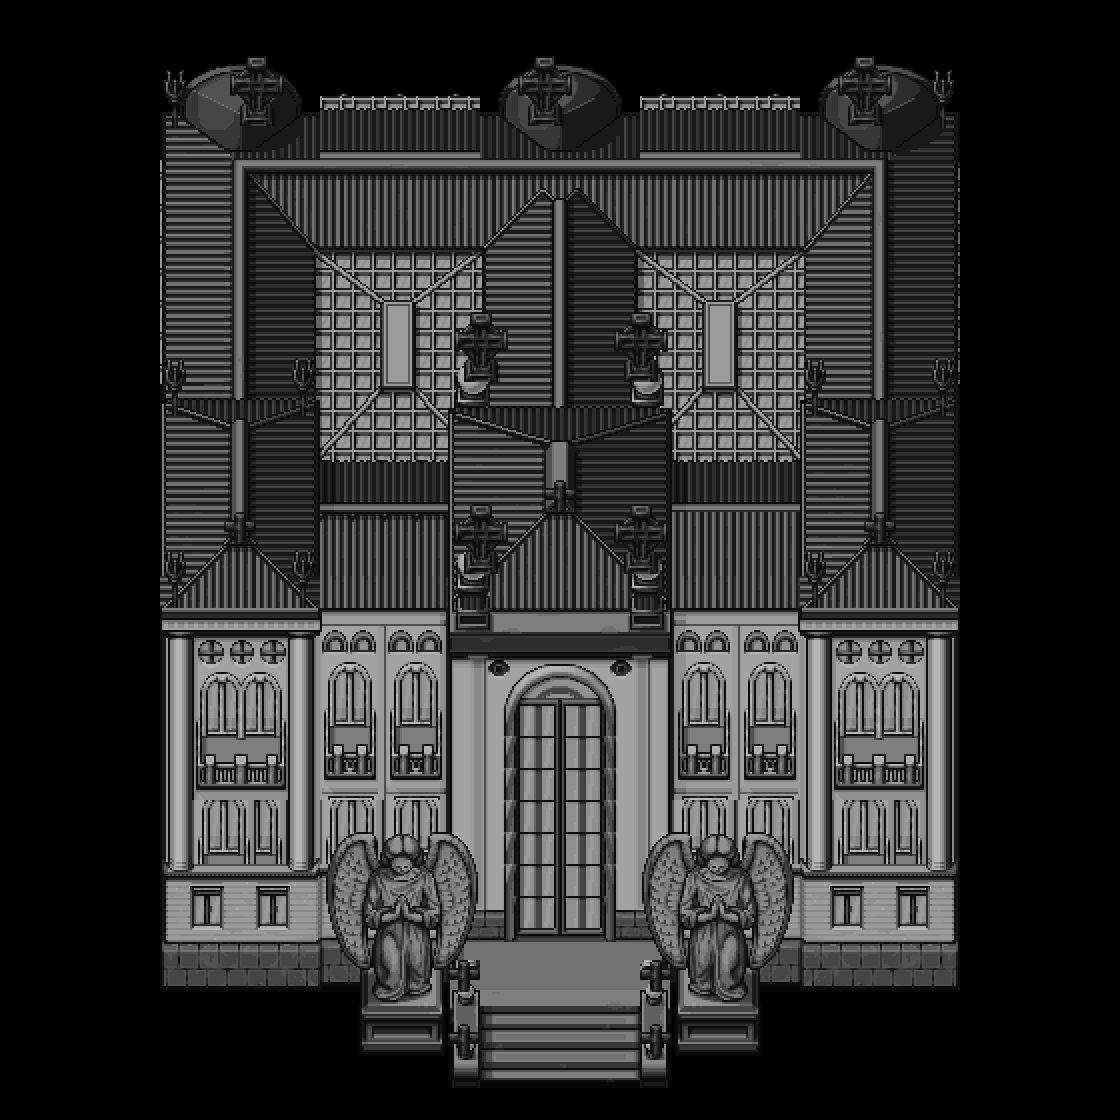

A level layout from a 2D game, rendered from its tile map. Below: a short description, then the map file with tile-grid data replaced by summaries:
An orthogonal 35x35 tile map with 32x32 px tiles, 4 tile layers (Objects -2, Objetcts -1, Objects, Objetcs 0), 5 tilesets.

<map version="1.10" tiledversion="1.11.0" orientation="orthogonal" renderorder="right-down" width="35" height="35" tilewidth="32" tileheight="32" infinite="0" nextlayerid="9" nextobjectid="1">
 <tileset firstgid="1" source="../Tileset TSX/GardenSprite.tsx" />
 <tileset firstgid="6273" source="../Tileset TSX/CityProps.tsx" />
 <tileset firstgid="13281" source="../Tileset TSX/Metros.tsx" />
 <tileset firstgid="19201" source="../Tileset TSX/GraveYardSprite.tsx" />
 <tileset firstgid="20481" source="../Tileset TSX/Military.tsx" />
 <layer id="3" name="Objects -2" width="35" height="35">
  <data>[1225 cells, 797 non-empty, 797 distinct tile ids]</data>
 </layer>
 <layer id="4" name="Objetcts -1" width="35" height="35">
  <data>[1225 cells, 219 non-empty, 45 distinct tile ids]</data>
 </layer>
 <layer id="5" name="Objects" width="35" height="35">
  <data>[1225 cells, 75 non-empty, 35 distinct tile ids]</data>
 </layer>
 <layer id="6" name="Objetcs 0" width="35" height="35">
  <data>[1225 cells, 22 non-empty, 3 distinct tile ids]</data>
 </layer>
</map>
